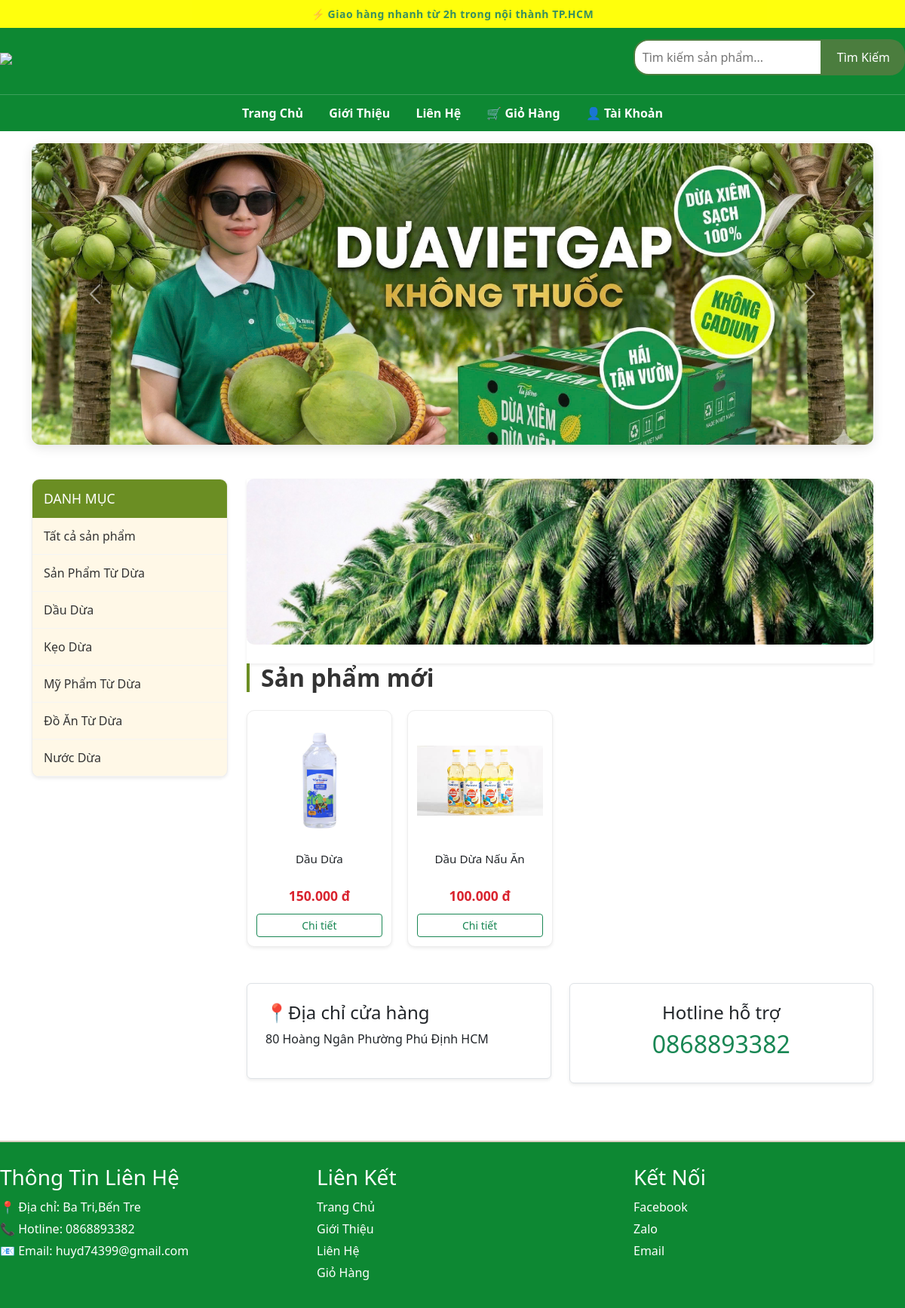
The app's page /?category=2 with its own data.
### store/models.py (models this page shows, shortened)
class Category(models.Model):
    name = models.CharField(max_length=100)
    parent = models.ForeignKey(
        'self',
        on_delete=models.CASCADE,
        null=True,
        blank=True,
        related_name='children'
    )

class Product(models.Model):
    name = models.CharField(max_length=200)
    description = models.TextField()
    category = models.ForeignKey(
        'Category',
        on_delete=models.SET_NULL,
        null=True,
        blank=True,
        related_name='products'
    )
    price = models.DecimalField(max_digits=10, decimal_places=0)
    image = models.ImageField(upload_to='products/', null=True, blank=True)
    @property
    def price_display(self):
        return f"{intcomma(int(self.price)).replace(',', '.')} đ"

### store/views.py (the view)
# urls.py: path('', views.home, name='home'),
def home(request):
    category_id = request.GET.get('category')
    if category_id:
        products = Product.objects.filter(category_id=category_id)
    else:
        products = Product.objects.all()
    categories = Category.objects.filter(parent=None)
    return render(request, 'home.html', {
        'products': products,
        'categories': categories
    })

### store/templates/home.html (shortened to what this page needs)
{% extends "base.html" %}
{% load humanize %}
{% load static %}
{% block banner_slider %}
<div class="container mt-3">
    <div id="carouselExampleDark" class="carousel slide" data-bs-ride="carousel" data-bs-interval="2000 ">
        <div class="carousel-inner"
            style="border-radius: 12px; overflow: hidden; box-shadow: 0 4px 15px rgba(0,0,0,0.1);">
            <div class="carousel-item">
                <img src="{% static 'images/anhdong2.jpg' %}" class="d-block w-100 main-slider-img" alt="Banner 2">
            </div>
        </div>
        <button class="carousel-control-prev" type="button" data-bs-target="#carouselExampleDark" data-bs-slide="prev">
            <span class="carousel-control-prev-icon" aria-hidden="true"></span>
        </button>
        <button class="carousel-control-next" type="button" data-bs-target="#carouselExampleDark" data-bs-slide="next">
            <span class="carousel-control-next-icon" aria-hidden="true"></span>
        </button>
    </div>
</div>
{% endblock %}
{% block content %}
<div class="container main-layout">
    <aside class="sidebar">
        <div class="sidebar-card shadow-sm">
            <h3>Danh Mục</h3>
            <ul>
                <li><a href="/">Tất cả sản phẩm</a></li>
                {% for c in categories %}
                <li><a href="/?category={{ c.id }}">{{ c.name }}</a></li>
                {% endfor %}
            </ul>
        </div>
    </aside>
    <div class="content-area">
        <div class="sub-banner shadow-sm">
            <img src="{% static 'images/dua4.jpg' %}" alt="Khuyến mãi">
        </div>
        <h2 class="mb-4" style="font-weight: bold; color: #333; border-left: 4px solid #6b8e23; padding-left: 15px;">Sản
            phẩm mới</h2>
        <div class="product-grid">
            {% for product in products %}
            <div class="product-card shadow-sm">
                <a href="{% url 'product_detail' product.id %}">
                    {% if product.image %}
                    <img src="{{ product.image.url }}" alt="{{ product.name }}">
                    {% else %}
                    <img src="{% static 'store/no-image.png' %}" alt="No image">
                    {% endif %}
                </a>
                <h4>{{ product.name }}</h4>
                <p class="price">{{ product.price_display }}</p>
                <a href="{% url 'product_detail' product.id %}" class="btn btn-outline-success btn-sm w-100">Chi
                    tiết</a>
            </div>
            {% endfor %}
        </div>
        <div class="row mt-5">
            <div class="col-md-6 mb-3">
                <div class="p-4 bg-white border rounded shadow-sm">
                    <h4>📍Địa chỉ cửa hàng</h4>
                    <p>80 Hoàng Ngân Phường Phú Định HCM</p>
                </div>
            </div>
            <div class="col-md-6 mb-3">
                <div class="p-4 bg-white border rounded shadow-sm text-center">
                    <h4>Hotline hỗ trợ</h4>
                    <h2 class="text-success">0868893382</h2>
                </div>
            </div>
        </div>
    </div>
</div>
{% endblock %}

### store/templates/home.html (style rules this page uses)
.main-slider-img { height: 400px; object-fit: cover; }
.main-layout { display: flex; gap: 25px; margin-top: 25px; }
.sidebar { width: 260px; flex-shrink: 0; }
.sidebar-card { background: #fff8e7; border: 1px solid #eee; border-radius: 10px; overflow: hidden; }
.sidebar-card h3 { background: #6b8e23; color: white; padding: 15px; margin: 0; font-size: 1.1rem; text-transform: uppercase; }
.sidebar-card ul { list-style: none; padding: 0; margin: 0; }
.sidebar-card a { display: block; padding: 12px 15px; text-decoration: none; color: #333; border-bottom: 1px solid #f5f5f5; transition: 0.2s; }
.content-area { flex: 1; }
.sub-banner img { width: 100%; height: 220px; object-fit: cover; border-radius: 10px; margin-bottom: 25px; }
.product-grid { display: grid; grid-template-columns: repeat(auto-fill, minmax(180px, 1fr)); gap: 20px; }
.product-card { background: white; border: 1px solid #eee; border-radius: 10px; padding: 12px; text-align: center; transition: 0.3s; }
.product-card img { width: 100%; height: 160px; object-fit: contain; margin-bottom: 10px; }
.product-card h4 { font-size: 0.95rem; height: 40px; overflow: hidden; margin: 5px 0; }
.product-card .price { color: #d9232e; font-weight: bold; font-size: 1.1rem; margin-bottom: 10px; }

### records on screen
Category: name "Sản Phẩm Từ Dừa"
Category: name "Dầu Dừa"
Category: name "Kẹo Dừa"
Category: name "Mỹ Phẩm Từ Dừa"
Category: name "Đồ Ăn Từ Dừa"
Category: name "Nước Dừa"
Product: image (picture), name "Dầu Dừa", price_display "150.000 đ"
Product: image (picture), name "Dầu Dừa Nấu Ăn", price_display "100.000 đ"
